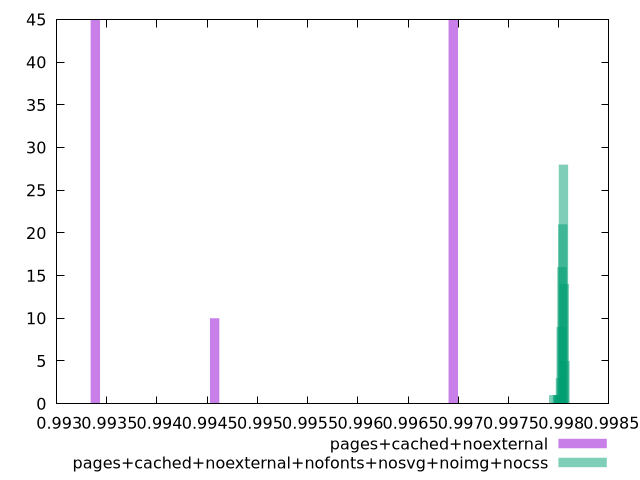

gnuplot code for this plot:
$_pagesCachedNoexternal <<EOF
0.9969503166235081 45
0.9933855359919579 45
0.9945737962024747 10
EOF
$_pagesCachedNoexternalNofontsNosvgNoimgNocss <<EOF
0.9980476144299133 28
0.9980401807923385 21
0.9980253135171889 9
0.998055048067488 14
0.9980327471547636 16
0.9980030126044644 1
0.9979881453293149 1
0.9979509771414409 1
0.9980624817050628 5
0.9980178798796141 3
0.9979955789668897 1
EOF
set key outside below
set terminal pngcairo
set output "report_00004_2020-11-02T20-21-41.718Z/interactive/interactive_pages+cached+noexternal_pages+cached+noexternal+nofonts+nosvg+noimg+nocss+hist.png"
set boxwidth 0.00009353891426209904
set style fill transparent solid 0.5 noborder
set yrange [0:45]
plot $_pagesCachedNoexternal title "pages+cached+noexternal" with boxes ,$_pagesCachedNoexternalNofontsNosvgNoimgNocss title "pages+cached+noexternal+nofonts+nosvg+noimg+nocss" with boxes ,
